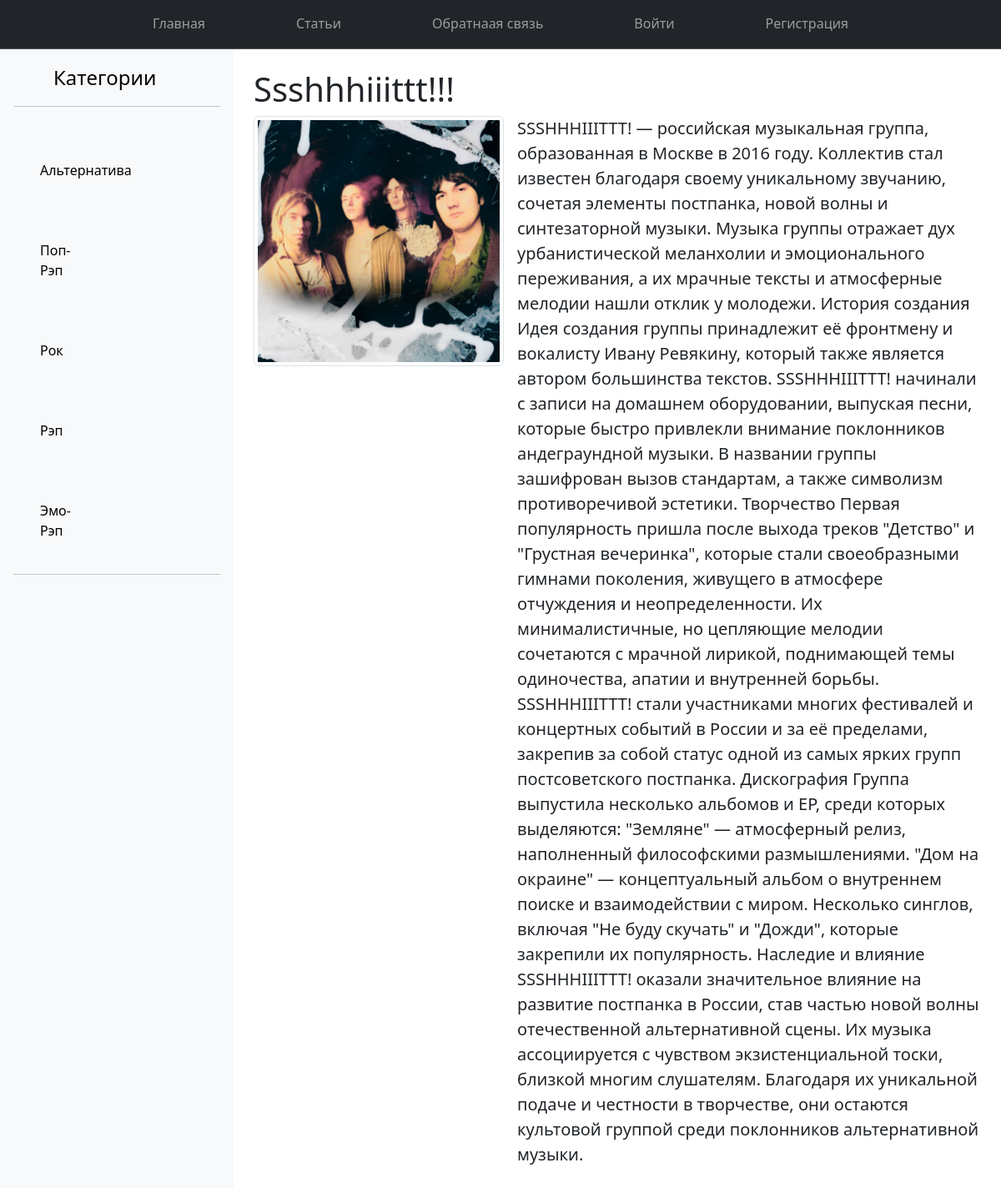
/post/ssshhhiiittt/, run on the app's committed database.
### main/models.py (models this page shows, shortened)
class Category(models.Model):
    name = models.CharField(max_length=100, db_index=True, verbose_name='Категория')
    slug = models.SlugField(max_length=255, unique=True, db_index=True)
    class Meta:
        verbose_name = "Категория"
        verbose_name_plural = "Категории"

class Musician(models.Model):
    class Status(models.IntegerChoices):
        DRAFT = 0, 'Черновик'
        PUBLISHED = 1, 'Опубликовано'
    title = models.CharField(max_length=255, verbose_name="Заголовок")
    slug = models.SlugField(max_length=255, unique=True, db_index=True, verbose_name="Slug")
    content = models.TextField(blank=True, verbose_name="Текст статьи")
    time_create = models.DateTimeField(auto_now_add=True, verbose_name="Время создания")
    time_update = models.DateTimeField(auto_now=True, verbose_name="Время изменения")
    is_published = models.BooleanField(choices=tuple(map(lambda x: (bool(x[0]), x[1]), Status.choices)),
                                       default=Status.DRAFT, verbose_name="Статус")
    photo = models.ImageField(upload_to='photos/%Y/%m/%d', default=None, blank=True, null=True, verbose_name='Фото')
    cat = models.ForeignKey(
        'Category',
        on_delete=models.PROTECT,
        related_name='posts',
        verbose_name="Категории")
    tags = models.ManyToManyField('TagPost', blank=True, related_name='tags', verbose_name="Теги")
    alive = models.OneToOneField(
        'Alive',
        on_delete=models.SET_NULL,
        null=True,
        blank=True,
        related_name='alive',
        verbose_name="Место рождения")
    user = models.ForeignKey(
        User,
        verbose_name='Пользователь',
        on_delete=models.CASCADE)
    class Meta:
        verbose_name = "Известные музыканты"
        verbose_name_plural = "Известные музыканты"
        ordering = ['-time_create']
        indexes = [
            models.Index(fields=['-time_create'])
        ]

### main/views.py (the view)
# urls.py: path('post/<slug:post_slug>/', views.show_post, name='post'),
def show_post(request, post_slug):
    post = get_object_or_404(Musician, slug=post_slug)
    data = {
        'title': post.title,
        'post': post,
        'cat_selected': 1,
    }
    return render(request, 'main/post.html', data)

### main/templatetags/musican_tags.py (called while the page is built)
@register.inclusion_tag('main/list_categories.html')
def show_categories(cat_selected=0):
    cats = Category.objects.annotate(total=Count("posts")).filter(total__gt=0)
    return {'cats': cats, 'cat_selected': cat_selected}

### main/templates/main/post.html
{% extends 'main/base.html' %}
{% load musican_tags %}
{% block content %}
<div class="d-flex">
    <div class="d-flex flex-column flex-shrink-0 p-3 bg-body-tertiary" style="width: 280px; margin-bottom: 5px;">
        <a class="d-flex align-items-center mb-3 mb-md-0 me-md-auto link-body-emphasis text-decoration-none">
            <svg class="bi pe-none me-2" width="40" height="32"></svg>
            <span class="fs-4">Категории</span>
        </a>
        <hr>
        {% show_categories cat_selected %}
        <hr>
    </div>
    <div class="flex-grow-1 p-4">
        <h1>{{ post.title }}</h1>
        <div class="d-flex align-items-start">
            {% if post.photo %}
            <img src="{{ post.photo.url }}" alt="Изображение статьи" class="img-fluid img-thumbnail me-3" style="width: 300px; height: auto; object-fit: cover;">
            {% endif %}
            <p class="lead">{{ post.content }}</p>
        </div>
    </div>
</div>
{% endblock %}

### main/templates/main/list_categories.html
{% for cat in cats %}
{% if cat.id == cat_selected %}
<div class="d-flex flex-column flex-shrink-0 p-3 bg-body-tertiary" style="width: 28px; height: 25; ">
        <ul class="nav nav-pills flex-column mb-auto">
            <li>
                <a href="{% url 'category' cat.slug %}" class="nav-link link-body-emphasis">
                    <svg class="bi pe-none me-2" width="16" height="16"><use xlink:href="{{ cat.get_absolute_url }}"></use></svg>
                    {{cat.name}}
                </a>
            </li>
        </ul>
</div>
{% else %}
<div class="d-flex flex-column flex-shrink-0 p-3 bg-body-tertiary" style="width: 28px; height: 250; ">
        <ul class="nav nav-pills flex-column mb-auto">
            <li>
                <a href="{% url 'category' cat.slug %}" class="nav-link link-body-emphasis">
                    <svg class="bi pe-none me-2" width="16" height="16"><use xlink:href="{{ cat.get_absolute_url }}"></use></svg>
                    {{cat.name}}
                </a>
            </li>
        </ul>
</div>
{% endif %}
{% endfor %}

### data on the page
Category: name "Альтернатива"
Category: name "Поп-Рэп"
Category: name "Рок"
Category: name "Рэп"
Category: name "Эмо-Рэп"
Musician: title "Ssshhhiiittt!!!", photo (picture), content "SSSHHHIIITTT! — российская музыкальная группа, образованная в Москве в 2016 году. Коллектив стал известен благодаря своему уникальному звучанию, сочетая элементы постпанка, новой волны и синтезаторной музыки. Музыка группы отражает дух урбанистической меланхолии и эмоционального переживания, а их мрачные тексты и атмосферные мелодии нашли отклик у молодежи. История создания Идея создания группы принадлежит её фронтмену и вокалисту Ивану Ревякину, который также является автором большинства текстов. SSSHHHIIITTT! начинали с записи на домашнем оборудовании, выпуская песни, которые быстро привлекли внимание поклонников андеграундной музыки. В названии группы зашифрован вызов стандартам, а также…"
